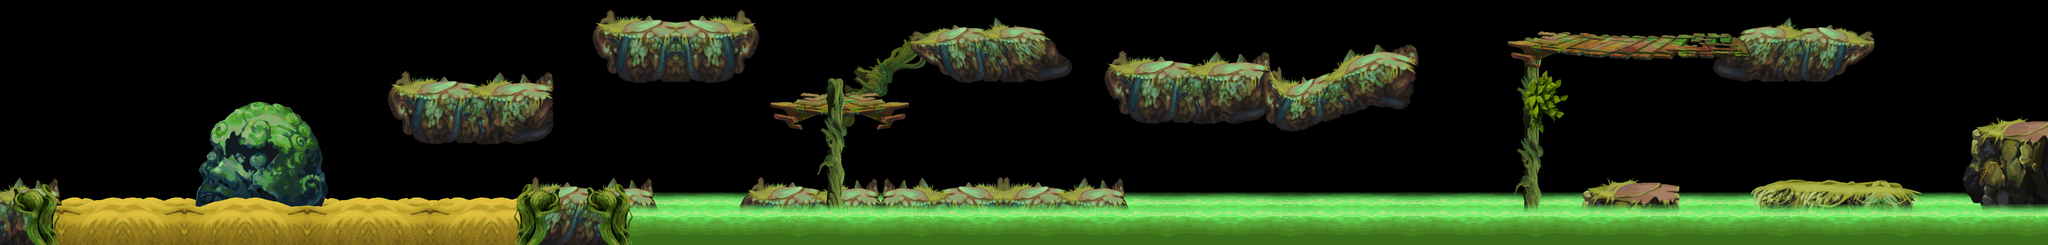

A 2D game scene composited from a Tiled map and its tileset images. What follows is a short description and the map's XML, with each tile layer's data collapsed to a summary:
An orthogonal 100x12 tile map with 40x40 px tiles, 4 tile layers (land1, land2, land3, land4) and 60 objects.

<map version="1.0" orientation="orthogonal" width="100" height="12" tilewidth="40" tileheight="40">
 <tileset firstgid="1" name="c-land" tilewidth="40" tileheight="40">
  <image source="c-land.png" width="1745" height="2038" />
 </tileset>
 <layer name="land1" width="100" height="12">
  <data>[1200 cells, 272 non-empty, 63 distinct tile ids]</data>
 </layer>
 <layer name="land2" width="100" height="12">
  <data>[1200 cells, 666 non-empty, 372 distinct tile ids]</data>
 </layer>
 <layer name="land3" width="100" height="12">
  <data>[1200 cells, 171 non-empty, 155 distinct tile ids]</data>
 </layer>
 <layer name="land4" width="100" height="12">
  <data>[1200 cells, 340 non-empty, 68 distinct tile ids]</data>
 </layer>
 <objectgroup name="pengzhuang" width="100" height="12">
  <object x="3859" y="253" width="139" height="141" />
  <object x="90" y="432" width="67" height="47" />
  <object x="1005" y="378" width="285" height="58" />
  <object x="1463" y="379" width="729" height="40" />
  <object x="2950" y="77" width="706" height="28" />
  <object x="550" y="270" width="59" height="14" />
  <object x="480" y="201" width="68" height="31" />
  <object x="409" y="266" width="71" height="13" />
  <object x="762" y="176" width="313" height="29" />
  <object x="936" y="436" width="95" height="43" />
  <object x="3433" y="373" width="288" height="43" />
  <object x="3097" y="375" width="181" height="36" />
  <object x="2163" y="136" width="309" height="27" />
  <object x="2680" y="113" width="79" height="27" />
  <object x="1781" y="73" width="265" height="27" />
  <object x="1166" y="50" width="306" height="26" />
  <object x="1525" y="196" width="237" height="27" />
  <object x="2" y="382" width="88" height="96" />
  <object x="2470" y="176" width="161" height="23" />
 </objectgroup>
 <objectgroup name="zuobiao1" width="100" height="12">
  <object x="3303" y="75">
   <properties>
    <property name="id" value="1" />
    <property name="type" value="1" />
   </properties>
  </object>
  <object x="2349" y="450">
   <properties>
    <property name="id" value="13" />
    <property name="type" value="0" />
   </properties>
  </object>
  <object x="156" y="433" width="780" height="44">
   <properties>
    <property name="id" value="19" />
   </properties>
  </object>
  <object x="2571" y="451">
   <properties>
    <property name="id" value="13" />
    <property name="type" value="0" />
   </properties>
  </object>
  <object x="2691" y="450">
   <properties>
    <property name="id" value="13" />
    <property name="type" value="0" />
   </properties>
  </object>
  <object x="2867" y="450">
   <properties>
    <property name="id" value="13" />
    <property name="type" value="0" />
   </properties>
  </object>
  <object x="2006" y="385">
   <properties>
    <property name="id" value="1" />
    <property name="type" value="1" />
   </properties>
  </object>
  <object x="1934" y="385">
   <properties>
    <property name="id" value="1" />
    <property name="type" value="1" />
   </properties>
  </object>
  <object x="3194" y="76">
   <properties>
    <property name="id" value="1" />
    <property name="type" value="1" />
   </properties>
  </object>
  <object x="3122" y="76">
   <properties>
    <property name="id" value="1" />
    <property name="type" value="1" />
   </properties>
  </object>
  <object x="1644" y="482">
   <properties>
    <property name="id" value="18" />
   </properties>
  </object>
  <object x="1686" y="480">
   <properties>
    <property name="id" value="18" />
   </properties>
  </object>
  <object x="2278" y="482">
   <properties>
    <property name="id" value="18" />
   </properties>
  </object>
  <object x="2476" y="484">
   <properties>
    <property name="id" value="18" />
   </properties>
  </object>
  <object x="3244" y="478">
   <properties>
    <property name="id" value="18" />
   </properties>
  </object>
  <object x="3316" y="478">
   <properties>
    <property name="id" value="18" />
   </properties>
  </object>
  <object x="3798" y="480">
   <properties>
    <property name="id" value="18" />
   </properties>
  </object>
 </objectgroup>
 <objectgroup name="zuobiao2" width="100" height="12">
  <object x="3535" y="74">
   <properties>
    <property name="id" value="101" />
    <property name="num" value="5" />
    <property name="range" value="100" />
    <property name="time" value="1" />
    <property name="timemax" value="12" />
    <property name="timemin" value="3" />
    <property name="z" value="0" />
   </properties>
  </object>
  <object x="1308" y="50">
   <properties>
    <property name="id" value="101" />
    <property name="num" value="5" />
    <property name="range" value="100" />
    <property name="time" value="1" />
    <property name="timemax" value="12" />
    <property name="timemin" value="3" />
    <property name="z" value="0" />
   </properties>
  </object>
  <object x="921" y="177">
   <properties>
    <property name="id" value="104" />
    <property name="num" value="4" />
    <property name="range" value="50" />
    <property name="time" value="1" />
    <property name="timemax" value="6" />
    <property name="timmin" value="3" />
   </properties>
  </object>
  <object x="1927" y="71">
   <properties>
    <property name="id" value="104" />
    <property name="num" value="4" />
    <property name="range" value="50" />
    <property name="time" value="1" />
    <property name="timemax" value="6" />
    <property name="timmin" value="3" />
   </properties>
  </object>
  <object x="3203" y="375">
   <properties>
    <property name="id" value="104" />
    <property name="num" value="4" />
    <property name="range" value="50" />
    <property name="time" value="1" />
    <property name="timemax" value="6" />
    <property name="timmin" value="3" />
   </properties>
  </object>
  <object x="520" y="200">
   <properties>
    <property name="id" value="102" />
    <property name="num" value="3" />
    <property name="range" value="0" />
    <property name="time" value="1" />
    <property name="timemax" value="10" />
    <property name="timmin" value="3" />
   </properties>
  </object>
  <object x="1226" y="50">
   <properties>
    <property name="id" value="102" />
    <property name="num" value="3" />
    <property name="range" value="0" />
    <property name="time" value="1" />
    <property name="timemax" value="10" />
    <property name="timmin" value="3" />
   </properties>
  </object>
  <object x="2212" y="136">
   <properties>
    <property name="id" value="102" />
    <property name="num" value="3" />
    <property name="range" value="0" />
    <property name="time" value="1" />
    <property name="timemax" value="10" />
    <property name="timmin" value="3" />
   </properties>
  </object>
  <object x="3907" y="254">
   <properties>
    <property name="id" value="102" />
    <property name="num" value="3" />
    <property name="range" value="0" />
    <property name="time" value="1" />
    <property name="timemax" value="10" />
    <property name="timmin" value="3" />
   </properties>
  </object>
  <object x="1852" y="72">
   <properties>
    <property name="id" value="111" />
    <property name="num" value="2" />
    <property name="range" value="20" />
    <property name="time" value="1" />
    <property name="timemax" value="8" />
    <property name="timmin" value="1" />
   </properties>
  </object>
  <object x="3529" y="371">
   <properties>
    <property name="id" value="111" />
    <property name="num" value="2" />
    <property name="range" value="20" />
    <property name="time" value="1" />
    <property name="timemax" value="8" />
    <property name="timmin" value="1" />
   </properties>
  </object>
  </objectgroup>
 <objectgroup name="zuobiao3" width="100" height="12">
  <!-- 6 objects omitted --></objectgroup>
</map>
<!-- 13 of 60 objects omitted -->
